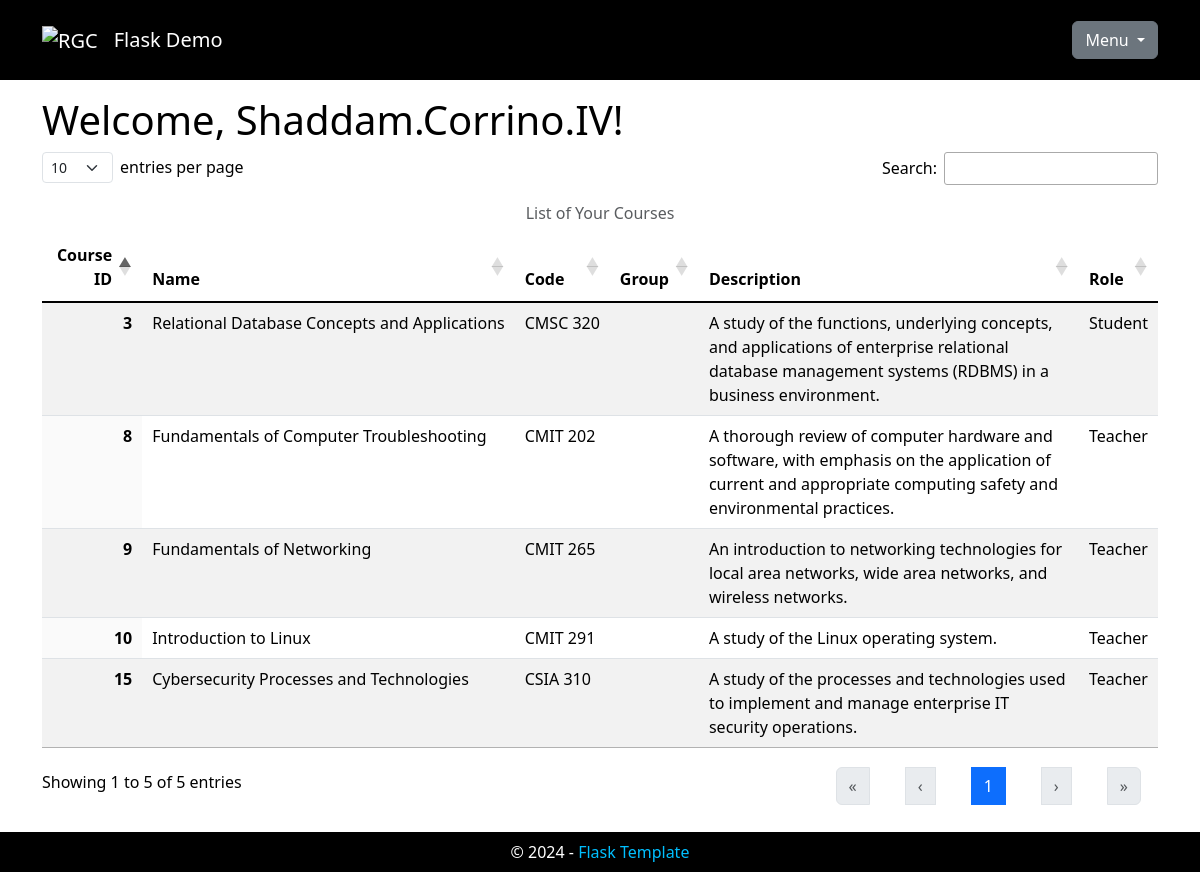
Page /index (signed in) on the committed database.
### app/models.py (models this page shows, shortened)
class User(UserMixin, db.Model):
    __tablename__ = 'users'
    user_id: Mapped[int] = mapped_column(primary_key=True)
    username: Mapped[str] = mapped_column(
        String(64), index=True, unique=True)
    user_email: Mapped[Optional[str]] = mapped_column(
        String(128), index=True, unique=True)
    password_hash: Mapped[Optional[str]] = mapped_column(
        String(256))
    associations: Mapped[List['Association']] = relationship(
        back_populates='user')
    def get_id(self):
        return self.user_id

class Course(db.Model):
    __tablename__ = 'courses'
    course_id: Mapped[int] = mapped_column(primary_key=True)
    course_name: Mapped[str] = mapped_column(
        String(64), index=True, )
    course_code: Mapped[str] = mapped_column(
        String(64), index=True)
    course_group: Mapped[Optional[str]] = mapped_column(
        String(64), index=True)
    course_desc: Mapped[Optional[str]] = mapped_column(
        String(256), index=True)
    associations: Mapped[List['Association']] = relationship(
        back_populates='course')

class Role(db.Model):
    __tablename__ = 'roles'
    role_id: Mapped[int] = mapped_column(primary_key=True)
    role_name: Mapped[str] = mapped_column(
        String(64), index=True, unique=True)
    associations: Mapped[List['Association']] = relationship(
        back_populates='role')

### app/main/main_routes.py (the view)
@bp.route('/')
@bp.route('/index')
@login_required
def index():
    _page_title = 'Flask Demo'
    _user_id = int(current_user.get_id())
    if _user_id == 1:
        _courses = Course.query.all()
    else:
        _courses = db.session.query(
            Course.course_id, Course.course_name, Course.course_code,
            Course.course_desc,
            Role.role_name).join(
                Association,
                Course.course_id == Association.course_id).join(
                    Role, Role.role_id == Association.role_id).filter(
                        Association.user_id == _user_id).all()
    _courses = [_courses] if not isinstance(_courses, list) else _courses
    _html = render_template('main/index.html', page_title=_page_title,
                            courses=_courses)
    return _html

### app/models.py (called while the page is built)
@login.user_loader
def load_user(user_id):
    validate_input('user_id', user_id, int)
    return db.session.get(User, user_id)

### app/templates/main/index.html (shortened to what this page needs)
{% extends "base.html" %}
{% block head %}
{{ super() }}
<link rel="stylesheet" type="text/css" href="{{ url_for('static', filename='css/dataTables.dataTables.min.css') }}">
<link rel="stylesheet" type="text/css" href="{{ url_for('static', filename='css/dataTables.bootstrap5.min.css') }}">
{% endblock %}
{% block content %}
{% if current_user.is_anonymous %}
<h1>Welcome!</h1>
<p>You should log in.</p>
{% else %}
<h1>Welcome, {{ current_user.username }}!</h1>
<table id="data-table" class="table table-striped display caption-top">
  <caption class="text-center">List of Your Courses</caption>
  <thead>
    <tr>
      <th scope="col">Course ID</th>
      <th scope="col">Name</th>
      <th scope="col">Code</th>
      <th scope="col">Group</th>
      <th scope="col">Description</th>
      <th scope="col">Role</th>
    </tr>
  </thead>
  <tbody class="table-group-divider">
    {% for course in courses %}
    <tr>
      <th scope="row">{{ course.course_id }}</th>
      <td class="text-nowrap">{{ course.course_name }}</td>
      <td class="text-nowrap">{{ course.course_code }}</td>
      <td class="text-nowrap">{{ course.course_group }}</td>
      <td>{{ course.course_desc }}</td>
      <td>{{ course.role_name }}</td>
    </tr>
    {% endfor %}
  </tbody>
</table>
{% endif %}
{% endblock %}

### app/templates/base.html (shortened to what this page needs)
<!DOCTYPE html>
<html lang="en">
<head>
  {% block head %}
  <link rel="stylesheet" type="text/css" href="{{ url_for('static', filename='css/bootstrap.min.css') }}">
  <link rel="stylesheet" type="text/css" href="{{ url_for('static', filename='css/base.css') }}">
  {% endblock %}
</head>
<body>
  <header>
    <nav class="navbar navbar-expand-lg navbar-dark fixed-top">
      <div class="container">
        <a class="navbar-brand" href="{{ url_for('main.index') }}" title="Home">
          <img src="{{ url_for('static', filename='img/logo.png') }}" alt="RGC" class="nav-logo" />
        </a>
        <a class="navbar-brand" href="{{ url_for('main.index') }}" title="Home">Flask Demo</a>
        <div class="dropdown ms-auto">
          <button class="btn btn-secondary dropdown-toggle" type="button" data-bs-toggle="dropdown"
            aria-expanded="false">
            Menu
          </button>
        </div>
      </div>
    </nav>
  </header>
  <main role="main">
    <div class="container">
      <div id="content">
        {% block content %}
        {% endblock %}
      </div>
  </main>
  <footer class="footer">
    <div class="text-center">
      &copy; <span id="currentYear"></span> -
      <a href="{{ url_for('main.index') }}" title="Home">Flask Template</a>
    </div>
  </footer>
</body>
</html>

### app/static/css/base.css (style rules this page uses)
html { font-family: sans-serif; }
body { margin-top: 10vh !important; }
a { text-decoration: none; }
nav a, footer a { color: deepskyblue; }
nav { background-color: black; color: white; min-height: 10vh; }
.nav-logo { height: 6vh !important; min-height: 30px; }
#content { background-color: white; color: black; min-height: 85vh; padding-top: 1em; padding-bottom: 1em; }
footer { background-color: black; color: white; min-height: 5vh; padding-top: 1vh; }

### rows in the picture
User: username "Shaddam.Corrino.IV"
Course: course_id "8", course_name "Fundamentals of Computer Troubleshooting", course_code "CMIT 202", course_desc "A thorough review of computer hardware and software, with emphasis on the application of current and appropriate computing safety and environmental practices.", role_name "Teacher"
Course: course_id "9", course_name "Fundamentals of Networking", course_code "CMIT 265", course_desc "An introduction to networking technologies for local area networks, wide area networks, and wireless networks.", role_name "Teacher"
Course: course_id "10", course_name "Introduction to Linux", course_code "CMIT 291", course_desc "A study of the Linux operating system.", role_name "Teacher"
Course: course_id "15", course_name "Cybersecurity Processes and Technologies", course_code "CSIA 310", course_desc "A study of the processes and technologies used to implement and manage enterprise IT security operations.", role_name "Teacher"
Course: course_id "3", course_name "Relational Database Concepts and Applications", course_code "CMSC 320", course_desc "A study of the functions, underlying concepts, and applications of enterprise relational database management systems (RDBMS) in a business environment.", role_name "Student"
